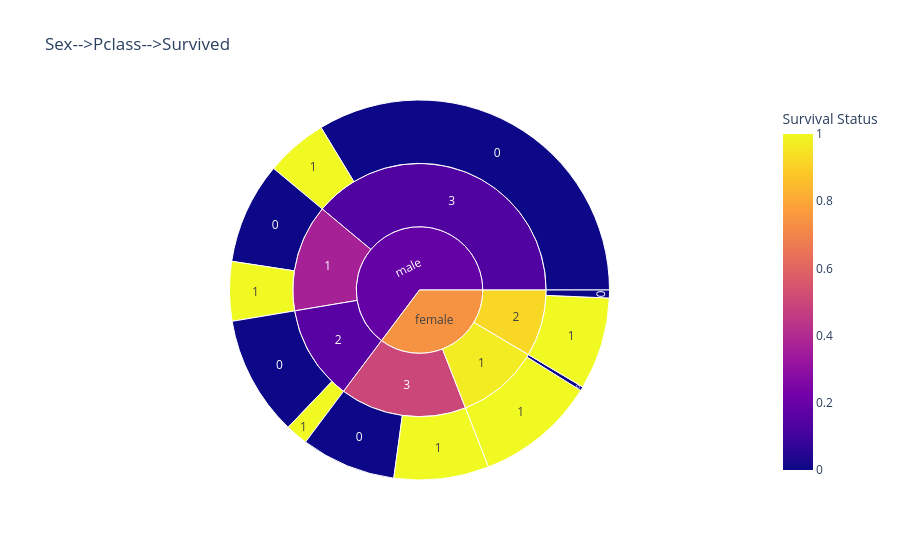

Source (notebook cell):
### Code cell
px.sunburst(df,
            path=[df['Sex'],df['Pclass'],df['Survived']],
            title='Sex-->Pclass-->Survived',
            color='Survived',
            labels={'Survived':'Survival Status','Pclass':'Passenger class'},
            color_discrete_map={0:'red',1:'green'})

### Figure 1 — Plotly figure (JSON) as saved in the notebook; plotly's stock layout.template omitted (floating-point values rounded to 4 significant figures)
{"data": [{"branchvalues": "total", "customdata": [[0], [0], [0], [0], [0], [0], [1], [1], [1], [1], [1], [1], [0.9681], [0.3689], [0.9211], [0.1574], [0.5], [0.1354], [0.742], [0.1889]], "domain": {"x": [0, 1], "y": [0, 1]}, "hovertemplate": "labels=%{label}<br>count=%{value}<br>parent=%{parent}<br>id=%{id}<br>Survival Status=%{color}<extra></extra>", "ids": ["female/1/0", "male/1/0", "female/2/0", "male/2/0", "female/3/0", "male/3/0", "female/1/1", "male/1/1", "female/2/1", "male/2/1", "female/3/1", "male/3/1", "female/1", "male/1", "female/2", "male/2", "female/3", "male/3", "female", "male"], "labels": ["0", "0", "0", "0", "0", "0", "1", "1", "1", "1", "1", "1", "1", "1", "2", "2", "3", "3", "female", "male"], "marker": {"coloraxis": "coloraxis", "colors": [0, 0, 0, 0, 0, 0, 1, 1, 1, 1, 1, 1, 0.9681, 0.3689, 0.9211, 0.1574, 0.5, 0.1354, 0.742, 0.1889]}, "name": "", "parents": ["female/1", "male/1", "female/2", "male/2", "female/3", "male/3", "female/1", "male/1", "female/2", "male/2", "female/3", "male/3", "female", "male", "female", "male", "female", "male", "", ""], "type": "sunburst", "values": [3, 77, 6, 91, 72, 300, 91, 45, 70, 17, 72, 47, 94, 122, 76, 108, 144, 347, 314, 577]}], "layout": {"coloraxis": {"colorbar": {"title": {"text": "Survival Status"}}, "colorscale": [[0, "#0d0887"], [0.1111, "#46039f"], [0.2222, "#7201a8"], [0.3333, "#9c179e"], [0.4444, "#bd3786"], [0.5556, "#d8576b"], [0.6667, "#ed7953"], [0.7778, "#fb9f3a"], [0.8889, "#fdca26"], [1, "#f0f921"]]}, "legend": {"tracegroupgap": 0}, "title": {"text": "Sex-->Pclass-->Survived"}}}
